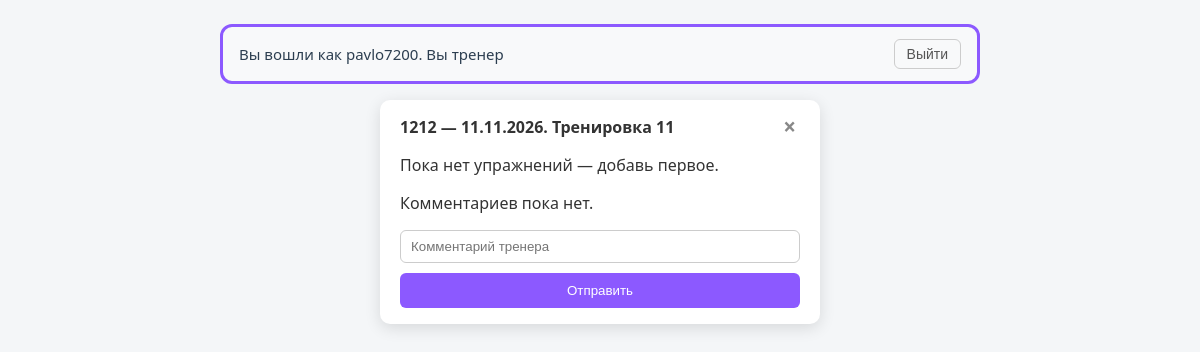
Page /train/8 (signed in) on the earlier database version.
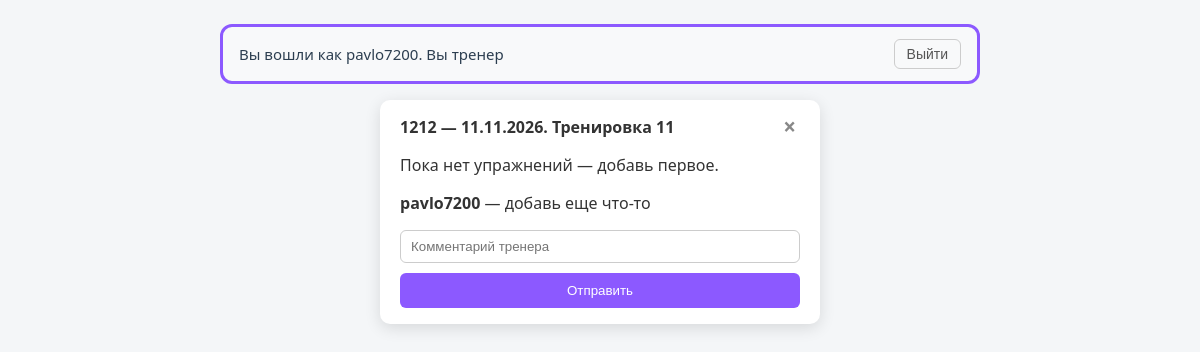
Same page on the later database version.
### models.py (models this page shows, shortened)
class Comment(db.Model):  # комментарий тренера к тренировке
    id = db.Column(db.Integer, primary_key=True)
    train_id = db.Column(db.Integer, db.ForeignKey("train.id"), nullable=False)
    author_id = db.Column(db.Integer, db.ForeignKey("user.id"), nullable=False)
    text = db.Column(db.Text, nullable=False)
    created_at = db.Column(db.DateTime, default=datetime.now)
    author = db.relationship("User", backref="comments")  # чтобы выводить имя автора

class User(UserMixin, db.Model):  # создает нашего пользователя с характеристиками
    id = db.Column(db.Integer, primary_key=True)
    username = db.Column(db.String(50), unique=True)
    password_hash = db.Column(db.String(200))
    role = db.Column(db.String(20), default="client")  # разделение доступа

### routes.py (the view)
@app.route("/train/<int:train_id>")
@login_required
def train_page(train_id):  # страница конкретной тренировки
    train = db.session.get(Train, train_id)
    user=db.session.get(User, train.user_id)
    if not train:
        return "Тренировка не найдена", 404
    if current_user.role != "trainer" and train.user_id != current_user.id:
        return "Нет доступа к этой тренировке", 403
    exercises = db.session.scalars(
        db.select(TrainList).filter_by(train_id=train.id).order_by(TrainList.id)
    ).all()
    comments = db.session.scalars(
        db.select(Comment).filter_by(train_id=train.id).order_by(Comment.created_at)
    ).all()
    return render_template(
        "training_list.html",
        train=train,
        user=user,
        exercises=exercises,
        comments=comments,
        is_owner=(train.user_id == current_user.id),
        is_trainer=(current_user.role == "trainer"),
    )

### models.py (called while the page is built)
@login_manager.user_loader
def load_user(user_id):  # позволяет совершать быстрый вход
    return db.session.get(User, int(user_id))

### templates/training_list.html (shortened to what this page needs)
{% extends "base.html" %}
{% block content %}
<div class="panel">
    <div class="panel-head">
        <span>{{ train.title }} — {{ "%02d"|format(train.day) }}.{{ "%02d"|format(train.month) }}.{{ train.year }}. Тренировка {{ user.username }}</span>
        <a class="panel-close"
           href="{{ url_for('index', year=train.year, month=train.month) }}"
           title="Закрыть">&times;</a>
    </div>
    {% if exercises %}
    <ul class="task-list">
        {% for ex in exercises %}
        <li>{{ ex.name_of_exercise }} — {{ ex.sets }} × {{ ex.reps }} {{ ex.kg }}кг
            {% if is_owner %}
            <form action="{{ url_for('delete_exercise') }}" method="post" style="display:inline;">
                <input type="hidden" name="exercise_id" value="{{ ex.id }}">
                <button type="submit" class="btn-delete" title="Удалить упражнение">×</button>
            </form>
            {% endif %}
        </li>
        {% endfor %}
    </ul>
    {% else %}
    <p class="empty-note">Пока нет упражнений — добавь первое.</p>
    {% endif %}
    {% if not (is_owner and is_trainer) %}
    <div class="comments">
        {% for c in comments %}
        <p class="comment"><b>{{ c.author.username }}</b> — {{ c.text }}</p>
        {% else %}
        <p class="empty-note">Комментариев пока нет.</p>
        {% endfor %}
    </div>
    {% endif %}
    {% if is_trainer and not is_owner %}
    <form action="{{ url_for('add_comment') }}" method="post" class="add-form">
        <input type="text" name="text" placeholder="Комментарий тренера" maxlength="500" required>
        <button type="submit">Отправить</button>
    </form>
    {% endif %}
</div>
{% endblock %}

Differences in the rows shown:
added Comment: author.username "pavlo7200", text "добавь еще что-то"
Other differences:
text no longer shown: "Комментариев пока нет."
